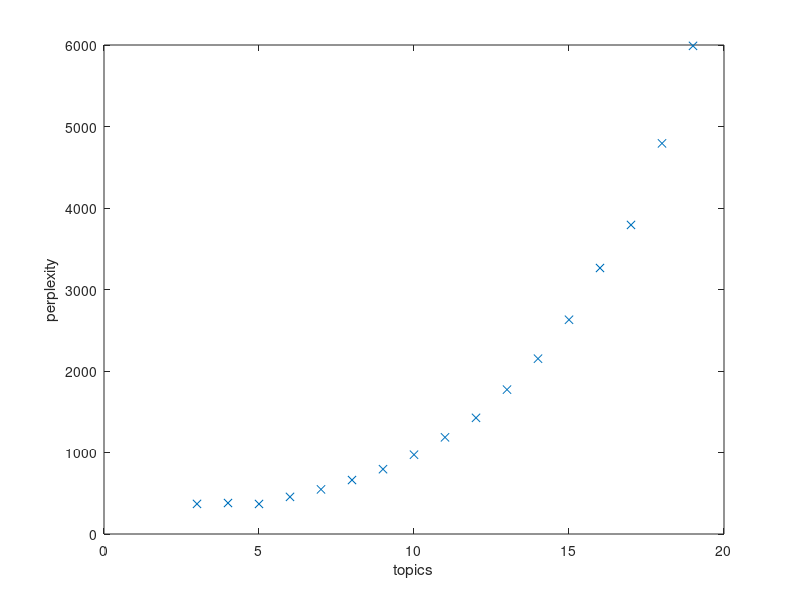

MATLAB code for this plot:
perWordPerp = [369.288180158, 380.250979455, 368.516612255 ,455.3427042...
        ,547.543559073 ,662.149511208 ,795.320800253 ,972.946001707 ,1186.23193776 ,1425.26594526 ,1771.46090138 ...
        ,2151.08928643 ,2628.79489464 ,3263.82343237 ,3792.25521927 ,4793.1072876 ,5989.35411456];
 xpram = [3:19]
 
 figure
 plot(xpram, perWordPerp, 'x')
 xlabel('topics')
 ylabel('perplexity')